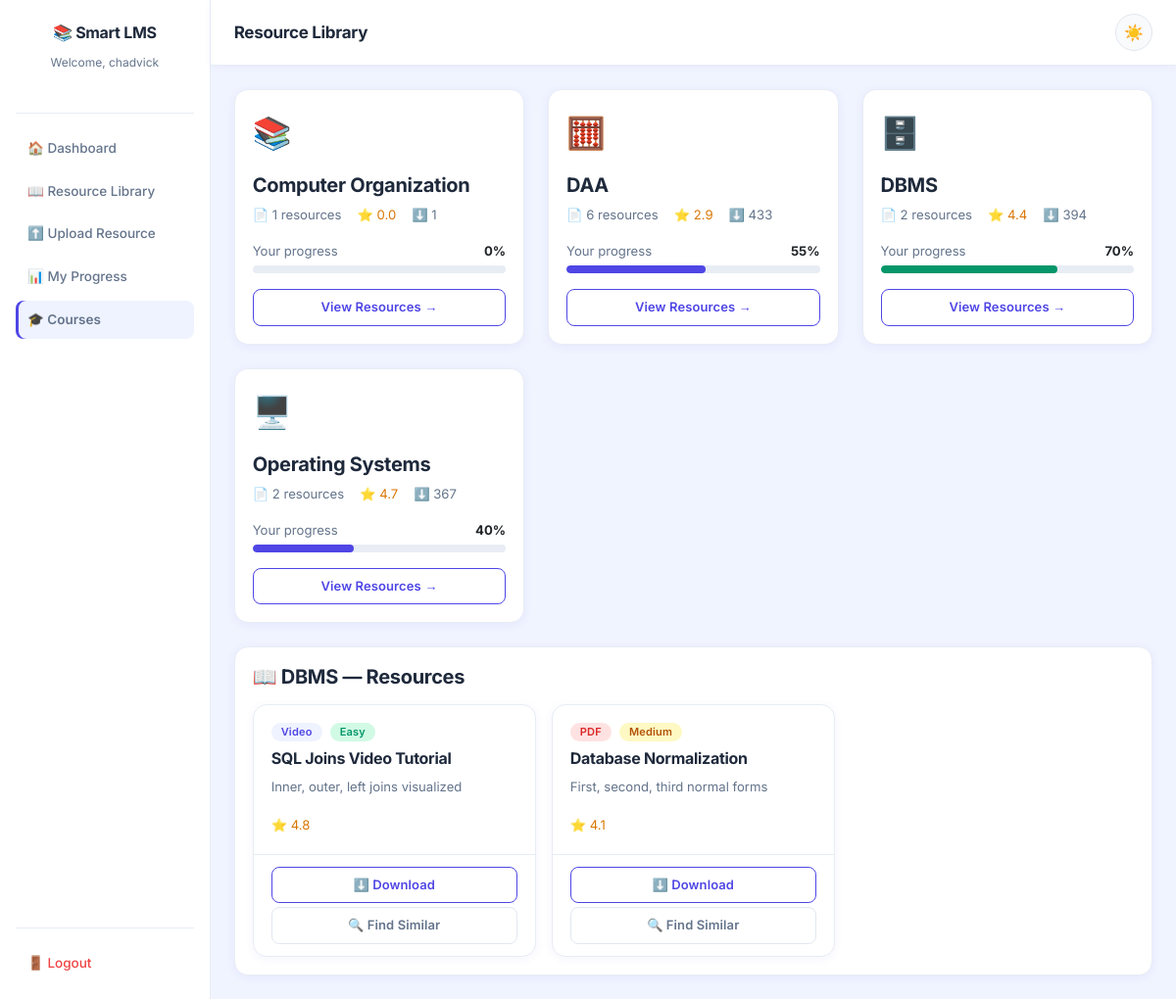
The page /courses?course=DBMS (signed in) on the database its author committed.
### tables this page shows
CREATE TABLE resources (
            resource_id  INTEGER PRIMARY KEY AUTOINCREMENT,
            title        TEXT NOT NULL,
            description  TEXT,
            type         TEXT NOT NULL,
            course       TEXT NOT NULL,
            difficulty   TEXT NOT NULL,
            file_path    TEXT,
            rating       REAL DEFAULT 0,
            downloads    INTEGER DEFAULT 0,
            uploaded_at  TIMESTAMP DEFAULT CURRENT_TIMESTAMP
        );

CREATE TABLE progress (
            progress_id           INTEGER PRIMARY KEY AUTOINCREMENT,
            student_id            INTEGER NOT NULL,
            course                TEXT NOT NULL,
            completion_percentage REAL DEFAULT 0,
            last_updated          TIMESTAMP DEFAULT CURRENT_TIMESTAMP,
            FOREIGN KEY (student_id) REFERENCES students(student_id)
        );

### app.py (the view)
@app.route('/courses')
def courses():
    if 'student_id' not in session:
        return redirect(url_for('login'))
    from database.db import get_courses, get_resources_by_course, get_student_progress
    all_courses      = get_courses()
    student_id       = session['student_id']
    progress_data    = get_student_progress(student_id)
    progress_map     = {
        p['course']: p['completion_percentage']
        for p in progress_data
    }
    selected_course  = request.args.get('course', '')
    course_resources = []
    if selected_course:
        course_resources = get_resources_by_course(selected_course)
    return render_template('courses.html',
                           student_name=session['student_name'],
                           courses=all_courses,
                           progress_map=progress_map,
                           selected_course=selected_course,
                           course_resources=course_resources)

### database/db.py (called while the page is built)
def get_connection():
    conn = sqlite3.connect(DB_PATH)
    conn.row_factory = sqlite3.Row
    return conn

def get_student_progress(student_id):
    conn = get_connection()
    cursor = conn.cursor()
    cursor.execute('''
        SELECT course, completion_percentage
        FROM progress
        WHERE student_id = ?
        ORDER BY course
    ''', (student_id,))
    progress = cursor.fetchall()
    conn.close()
    return progress

def get_courses():
    conn   = get_connection()
    cursor = conn.cursor()
    cursor.execute('''
        SELECT
            course,
            COUNT(*)       AS resource_count,
            AVG(rating)    AS avg_rating,
            SUM(downloads) AS total_downloads
        FROM resources
        GROUP BY course
        ORDER BY course
    ''')
    courses = cursor.fetchall()
    conn.close()
    return courses

def get_resources_by_course(course):
    conn   = get_connection()
    cursor = conn.cursor()
    cursor.execute('''
        SELECT resource_id, title, description, type,
               course, difficulty, rating, downloads
        FROM resources
        WHERE course = ?
        ORDER BY rating DESC
    ''', (course,))
    resources = cursor.fetchall()
    conn.close()
    return resources

### templates/courses.html (shortened to what this page needs)
{% extends 'base.html' %}
{% block content %}
<div class="d-flex" style="min-height: 100vh;">
    <div class="sidebar d-flex flex-column p-3" style="width: 240px; min-height: 100vh; background-color: #1e293b;">
        <div class="text-center mb-4 mt-2">
            <h5 class="text-white fw-bold">📚 Smart LMS</h5>
            <small class="text-secondary">Welcome, {{ student_name }}</small>
        </div>
        <hr class="text-secondary">
        <nav class="nav flex-column gap-1">
            <a href="/dashboard"  class="nav-link text-secondary">🏠 Dashboard</a>
            <a href="/library"    class="nav-link text-secondary">📖 Resource Library</a>
            <a href="/upload"     class="nav-link text-secondary">⬆️ Upload Resource</a>
            <a href="/progress"   class="nav-link text-secondary">📊 My Progress</a>
            <a href="/courses"    class="nav-link text-white active-link">🎓 Courses</a>
        </nav>
        <div class="mt-auto">
            <hr class="text-secondary">
            <a href="/logout" class="nav-link text-danger">🚪 Logout</a>
        </div>
    </div>
    <div class="flex-grow-1 bg-light">
        <nav class="navbar navbar-light bg-white border-bottom px-4 py-3 d-flex justify-content-between align-items-center">
            <span class="navbar-brand mb-0 h5 fw-bold">Resource Library</span>
            <button id="theme-toggle"
                    class="btn btn-sm theme-toggle-btn"
                    title="Toggle dark/light mode">
                <span id="theme-icon">🌙</span>
            </button>
        </nav>
        <div class="p-4">
            <div class="row g-4 mb-4">
                {% if courses %}
                    {% for course in courses %}
                    <div class="col-md-4">
                        <div class="card border-0 shadow-sm h-100">
                            <div class="card-body p-4">
                                <div class="mb-3" style="font-size: 2rem;">
                                    {% if 'OS' in course['course'] or 'Operating' in course['course'] %}
                                        🖥️
                                    {% elif 'DAA' in course['course'] or 'Algorithm' in course['course'] %}
                                        🧮
                                    {% elif 'DBMS' in course['course'] or 'Database' in course['course'] %}
                                        🗄️
                                    {% elif 'Math' in course['course'] %}
                                        📐
                                    {% elif 'Science' in course['course'] %}
                                        🔬
                                    {% else %}
                                        📚
                                    {% endif %}
                                </div>
                                <h5 class="fw-bold">{{ course['course'] }}</h5>
                                <div class="d-flex gap-3 mb-3">
                                    <small class="text-muted">
                                        📄 {{ course['resource_count'] }} resources
                                    </small>
                                    <small class="text-warning">
                                        ⭐ {{ "%.1f"|format(course['avg_rating'] or 0) }}
                                    </small>
                                    <small class="text-muted">
                                        ⬇️ {{ course['total_downloads'] }}
                                    </small>
                                </div>
                                {% set pct = progress_map.get(course['course'], 0) %}
                                <div class="mb-1 d-flex justify-content-between">
                                    <small class="text-muted">Your progress</small>
                                    <small class="fw-bold">{{ pct|int }}%</small>
                                </div>
                                <div class="progress mb-3" style="height: 8px;">
                                    <div class="progress-bar
                                        {% if pct >= 70 %}bg-success
                                        {% elif pct >= 40 %}bg-primary
                                        {% else %}bg-warning{% endif %}"
                                         style="width: {{ pct }}%">
                                    </div>
                                </div>
                                <a href="/courses?course={{ course['course'] }}"
                                   class="btn btn-outline-primary btn-sm w-100">
                                    View Resources →
                                </a>
                            </div>
                        </div>
                    </div>
                    {% endfor %}
                {% endif %}
            </div>
            {% if selected_course and course_resources %}
            <div class="card border-0 shadow-sm">
                <div class="card-body p-4">
                    <h5 class="fw-bold mb-3">
                        📖 {{ selected_course }} — Resources
                    </h5>
                    <div class="row g-3">
                        {% for resource in course_resources %}
                        <div class="col-md-4">
                            <div class="card border-0 bg-light h-100">
                                <div class="card-body">
                                    <div class="d-flex gap-2 mb-2">
                                        {% if resource['type'] == 'pdf' %}
                                            <span class="badge bg-danger">PDF</span>
                                        {% elif resource['type'] == 'video' %}
                                            <span class="badge bg-primary">Video</span>
                                        {% else %}
                                            <span class="badge bg-secondary">
                                                {{ resource['type'] }}
                                            </span>
                                        {% endif %}
                                        {% if resource['difficulty'] == 'Easy' %}
                                            <span class="badge bg-success">Easy</span>
                                        {% elif resource['difficulty'] == 'Medium' %}
                                            <span class="badge bg-warning text-dark">Medium</span>
                                        {% else %}
                                            <span class="badge bg-danger">Hard</span>
                                        {% endif %}
                                    </div>
                                    <h6 class="fw-bold">{{ resource['title'] }}</h6>
                                    <p class="text-muted small">{{ resource['description'] }}</p>
                                    <small class="text-warning">⭐ {{ resource['rating'] }}</small>
                                </div>
                                <div class="card-footer bg-transparent border-0 pb-3">
                                    <button onclick="handleDownload({{ resource['resource_id'] }}, this)"
        class="btn btn-outline-primary btn-sm w-100 mb-1">
    ⬇️ Download
</button>
                                    <a href="/similar/{{ resource['resource_id'] }}"
                                       class="btn btn-outline-secondary btn-sm w-100">
                                        🔍 Find Similar
                                    </a>
                                </div>
                            </div>
                        </div>
                        {% endfor %}
                    </div>
                </div>
            </div>
            {% endif %}
        </div>
    </div>
</div>
{% endblock %}

### static/css/style.css (style rules this page uses)
*, *::before, *::after { transition: background-color 0.15s ease, color 0.15s ease, border-color 0.15s ease, box-shadow 0.15s ease !important; }
* { margin: 0; padding: 0; box-sizing: border-box; }
body { font-family: 'Inter', 'Segoe UI', sans-serif; background-color: #f0f4ff; color: #1e293b; font-size: 15px; line-height: 1.6; }
.sidebar { background: #ffffff !important; border-right: 1px solid #e8ecf4; box-shadow: 2px 0 12px rgba(79, 70, 229, 0.06); }
.sidebar h5 { color: #1e293b !important; font-weight: 700; font-size: 16px; letter-spacing: -0.3px; }
.sidebar small { color: #64748b !important; font-size: 12px; }
.sidebar hr { border-color: #e8ecf4 !important; opacity: 1; }
.sidebar .nav-link { color: #64748b !important; font-size: 13.5px; font-weight: 500; padding: 9px 12px; border-radius: 8px; transition: all 0.18s ease; display: flex; align-items: center; gap: 8px; }
.active-link { background-color: #eff3ff !important; color: #4f46e5 !important; font-weight: 600 !important; box-shadow: inset 3px 0 0 #4f46e5; }
.sidebar .nav-link.text-danger { color: #ef4444 !important; }
.navbar { background: #ffffff !important; border-bottom: 1px solid #e8ecf4 !important; box-shadow: 0 2px 8px rgba(79, 70, 229, 0.05); padding: 14px 24px !important; }
.navbar .navbar-brand { color: #1e293b !important; font-weight: 700; font-size: 17px; letter-spacing: -0.3px; }
.card { border: 1px solid #e8ecf4 !important; border-radius: 14px !important; box-shadow: 0 2px 10px rgba(79, 70, 229, 0.06) !important; transition: transform 0.2s ease, box-shadow 0.2s ease !important; background: #ffffff !important; }
.card-body { padding: 18px !important; }
.card-footer { border-top: 1px solid #e8ecf4 !important; background: transparent !important; padding: 12px 18px !important; }
.btn { font-weight: 600; font-size: 13px; border-radius: 8px !important; padding: 8px 16px; transition: all 0.18s ease; letter-spacing: 0.1px; }
.btn-outline-primary { color: #4f46e5 !important; border-color: #4f46e5 !important; background: transparent !important; }
.btn-outline-secondary { color: #64748b !important; border-color: #e2e8f0 !important; background: transparent !important; }
.badge { font-size: 11px !important; font-weight: 600 !important; padding: 4px 10px !important; border-radius: 20px !important; letter-spacing: 0.2px; }
.bg-danger { background: #fee2e2 !important; color: #dc2626 !important; }
.bg-primary { background: #eff3ff !important; color: #4f46e5 !important; }
.bg-success { background: #d1fae5 !important; color: #059669 !important; }
.bg-warning { background: #fef9c3 !important; color: #b45309 !important; }
.progress { background: #e8ecf4 !important; border-radius: 20px !important; overflow: hidden; }
.progress-bar { background: #4f46e5 !important; border-radius: 20px !important; transition: width 0.6s ease; }
.progress-bar.bg-success { background: #059669 !important; }
.flex-grow-1.bg-light { background: #f0f4ff !important; }
h1, h2, h3, h4, h5, h6 { font-weight: 700; letter-spacing: -0.3px; color: #1e293b; }
.text-muted { color: #64748b !important; }
.text-danger { color: #dc2626 !important; }
.text-warning { color: #d97706 !important; }
.shadow-sm { box-shadow: 0 2px 10px rgba(79, 70, 229, 0.07) !important; }
.border-bottom { border-bottom: 1px solid #e8ecf4 !important; }
hr { border-color: #e8ecf4; opacity: 1; }
.theme-toggle-btn { width: 38px; height: 38px; border-radius: 50% !important; border: 1px solid #e2e8f0 !important; background: #f8fafc !important; font-size: 16px; display: flex; align-items: center; justify-content: center; cursor: pointer; transition: all 0.2s ease; padding: 0 !important; }

### rows shown on the page
resources: course "Computer Organization", resource_count "1", rating "0.0", total_downloads "1", pct "0"
progress: courses "55"
progress: courses "70"
progress: courses "40"
resources: type "Video", difficulty "Easy", title "SQL Joins Video Tutorial", description "Inner, outer, left joins visualized", rating "4.8"
resources: type "PDF", difficulty "Medium", title "Database Normalization", description "First, second, third normal forms", rating "4.1"

### other values the page prints
{{ student_name }} "chadvick"
{{ course['course'] }} "DAA" "DBMS" "Operating Systems"
{{ course['resource_count'] }} "6" "2" "2"
{{ "%.1f"|format(course['avg_rating'] or 0) }} "2.9" "4.4" "4.7"
{{ course['total_downloads'] }} "433" "394" "367"
{{ selected_course }} "DBMS"
